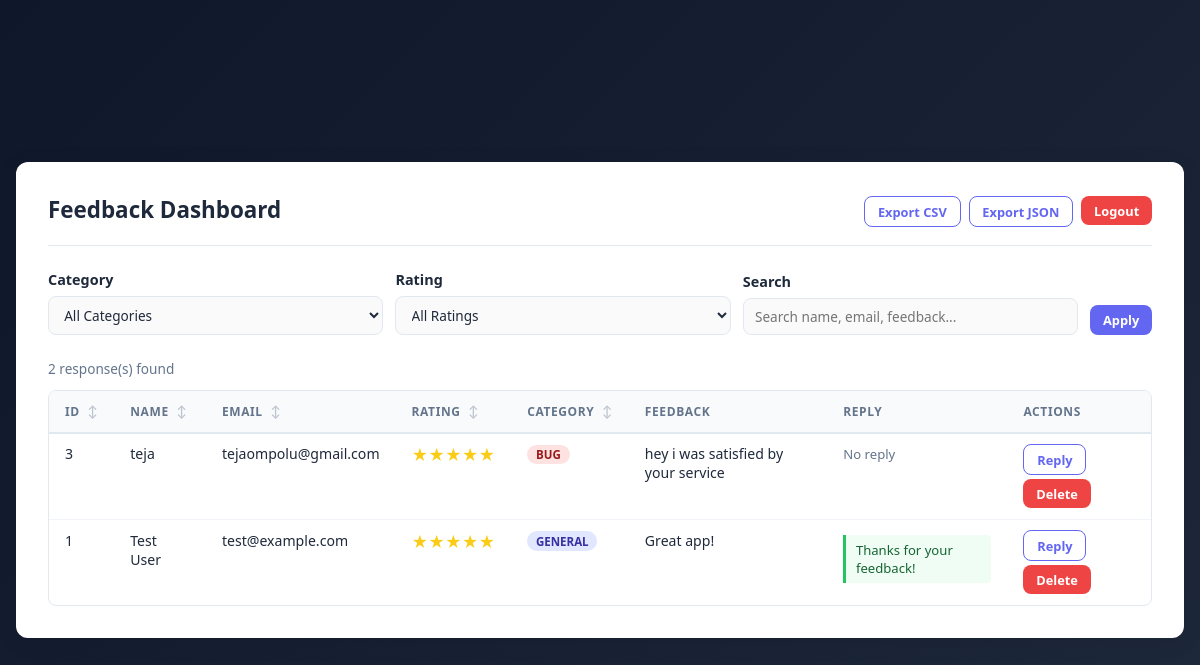
Screenshot of /admin/dashboard (signed in) with the database file from the repository.
### tables this page shows
CREATE TABLE feedback (
            id INTEGER PRIMARY KEY AUTOINCREMENT,
            name TEXT NOT NULL,
            email TEXT NOT NULL,
            rating INTEGER NOT NULL CHECK(rating >= 1 AND rating <= 5),
            feedback_text TEXT NOT NULL,
            category TEXT NOT NULL DEFAULT 'general',
            reply TEXT DEFAULT NULL,
            created_at TIMESTAMP DEFAULT CURRENT_TIMESTAMP
        );

### app.py (the view)
@app.route("/admin/dashboard")
@login_required
def admin_dashboard():
    page = request.args.get("page", 1, type=int)
    per_page = request.args.get("per_page", 20, type=int)
    sort_by = request.args.get("sort_by", "created_at")
    sort_order = request.args.get("sort_order", "DESC")
    category = request.args.get("category", "all")
    rating = request.args.get("rating", "all")
    search = request.args.get("search", "").strip()
    if page < 1:
        page = 1
    if per_page not in (10, 20, 50, 100):
        per_page = 20
    feedbacks, total = database.get_all_feedback(
        sort_by=sort_by,
        sort_order=sort_order,
        category=category,
        rating=rating,
        search=search if search else None,
        page=page,
        per_page=per_page,
    )
    total_pages = max(1, (total + per_page - 1) // per_page)
    if page > total_pages:
        page = total_pages
    star_map = {1: "&#9733;", 2: "&#9733;&#9733;", 3: "&#9733;&#9733;&#9733;", 4: "&#9733;&#9733;&#9733;&#9733;", 5: "&#9733;&#9733;&#9733;&#9733;&#9733;"}
    return render_template(
        "admin_dashboard.html",
        feedbacks=[dict(r) for r in feedbacks],
        total=total,
        page=page,
        per_page=per_page,
        total_pages=total_pages,
        sort_by=sort_by,
        sort_order=sort_order,
        category=category,
        rating=rating,
        search=search,
        star_map=star_map,
    )

### app.py (called while the page is built, shortened)
@app.before_request
def before_request():
    database.get_db()

@app.teardown_appcontext
def teardown_db(exception):
    database.close_db(exception)

def login_required(f):
    @functools.wraps(f)
    def decorated(*args, **kwargs):
        if not session.get("admin_logged_in"):
            return redirect(url_for("admin_login"))
        return f(*args, **kwargs)
    return decorated

### database.py (called while the page is built)
def get_db():
    if not hasattr(_thread_local, "connection") or _thread_local.connection is None:
        conn = sqlite3.connect(
            config.DATABASE_PATH,
            timeout=5,
            check_same_thread=False,
        )
        conn.row_factory = sqlite3.Row
        conn.execute("PRAGMA foreign_keys = ON")
        _thread_local.connection = conn
    return _thread_local.connection

### templates/admin_dashboard.html (shortened to what this page needs)
<!DOCTYPE html>
<html lang="en">
<head>
    <link rel="stylesheet" href="{{ url_for('static', filename='css/style.css') }}">
</head>
<body>
    <div id="admin-dashboard" class="card card-wide">
        <div class="admin-header">
            <h1>Feedback Dashboard</h1>
            <div class="header-actions">
                <a href="{{ url_for('export_csv') }}" class="btn btn-secondary btn-sm">Export CSV</a>
                <a href="{{ url_for('export_json') }}" class="btn btn-secondary btn-sm">Export JSON</a>
                <form id="logout-form" action="{{ url_for('admin_logout') }}" method="POST">
                    <button type="submit" class="btn btn-danger btn-sm">Logout</button>
                </form>
            </div>
        </div>
        <div class="filter-bar">
            <div class="form-group">
                <label>Category</label>
                <select id="filter-category">
                    <option value="all" {% if category == 'all' %}selected{% endif %}>All Categories</option>
                </select>
            </div>
            <div class="form-group">
                <label>Rating</label>
                <select id="filter-rating">
                    <option value="all" {% if rating == 'all' %}selected{% endif %}>All Ratings</option>
                </select>
            </div>
            <div class="form-group">
                <label>Search</label>
                <input type="text" id="filter-search" placeholder="Search name, email, feedback..." value="{{ search or '' }}">
            </div>
            <button class="btn btn-primary btn-sm" id="apply-filters" style="align-self: flex-end;">Apply</button>
        </div>
        {% if total > 0 %}
        <p style="font-size: 0.85rem; color: var(--text-light); margin-bottom: 0.75rem;">{{ total }} response(s) found</p>
        <div class="table-wrapper">
            <table id="feedback-table">
                <thead>
                    <tr>
                        <th data-sort="id">ID <span class="sort-indicator">{% if sort_by == 'id' %}{{ '↓' if sort_order == 'ASC' else '↑' }}{% else %}↕{% endif %}</span></th>
                        <th data-sort="name">Name <span class="sort-indicator">{% if sort_by == 'name' %}{{ '↓' if sort_order == 'ASC' else '↑' }}{% else %}↕{% endif %}</span></th>
                        <th data-sort="email">Email <span class="sort-indicator">{% if sort_by == 'email' %}{{ '↓' if sort_order == 'ASC' else '↑' }}{% else %}↕{% endif %}</span></th>
                        <th data-sort="rating">Rating <span class="sort-indicator">{% if sort_by == 'rating' %}{{ '↓' if sort_order == 'ASC' else '↑' }}{% else %}↕{% endif %}</span></th>
                        <th data-sort="category">Category <span class="sort-indicator">{% if sort_by == 'category' %}{{ '↓' if sort_order == 'ASC' else '↑' }}{% else %}↕{% endif %}</span></th>
                        <th>Feedback</th>
                        <th>Reply</th>
                        <th>Actions</th>
                    </tr>
                </thead>
                <tbody>
                    {% for f in feedbacks %}
                    <tr>
                        <td>{{ f.id }}</td>
                        <td>{{ f.name }}</td>
                        <td>{{ f.email }}</td>
                        <td class="stars">
                            {% for i in range(f.rating) %}★{% endfor %}{% for i in range(5 - f.rating) %}☆{% endfor %}
                        </td>
                        <td>
                            <span class="badge badge-{{ f.category }}">{{ f.category }}</span>
                        </td>
                        <td class="feedback-text">{{ f.feedback_text }}</td>
                        <td>
                            {% if f.reply %}
                            <div class="reply-existing">{{ f.reply }}</div>
                            {% else %}
                            <span style="color: var(--text-light); font-size: 0.82rem;">No reply</span>
                            {% endif %}
                        </td>
                        <td class="actions">
                            <button class="btn btn-secondary btn-sm reply-btn" data-id="{{ f.id }}">Reply</button>
                            <button class="btn btn-danger btn-sm delete-btn" data-id="{{ f.id }}">Delete</button>
                        </td>
                    </tr>
                    {% endfor %}
                </tbody>
            </table>
        </div>
        {% else %}
        <div class="table-wrapper">
            <p class="empty-state">No feedback responses yet.</p>
        </div>
        {% endif %}
    </div>
</body>
</html>

### static/css/style.css (style rules this page uses)
:root { --primary: #6366f1; --primary-dark: #4f46e5; --primary-light: #818cf8; --bg-gradient-start: #0f172a; --bg-gradient-end: #1e293b; --card-bg: #ffffff; --text: #1e293b; --text-light: #64748b; --border: #e2e8f0; --success: #22c55e; --error: #ef4444; --warning: #f59e0b; --radius: 12px; --shadow: 0 4px 24px rgba(0, 0, 0, 0.08); --shadow-lg: 0 8px 40px rgba(0, 0, 0, 0.12); --transition: all 0.2s ease; --font: 'Segoe UI', system-ui, -apple-system, sans-serif; }
*, *::before, *::after { box-sizing: border-box; margin: 0; padding: 0; }
body { font-family: var(--font); min-height: 100vh; background: linear-gradient(135deg, var(--bg-gradient-start), var(--bg-gradient-end)); color: var(--text); display: flex; flex-direction: column; justify-content: center; align-items: center; padding: 2rem 1rem; }
a { color: var(--primary); text-decoration: none; }
.card { background: var(--card-bg); border-radius: var(--radius); box-shadow: var(--shadow); padding: 2.5rem; width: 100%; max-width: 560px; animation: fadeInUp 0.4s ease; }
.card-wide { max-width: 1200px; padding: 2rem; }
h1 { font-size: 1.75rem; font-weight: 700; margin-bottom: 0.25rem; color: var(--text); }
.form-group { margin-bottom: 1.25rem; }
label { display: block; font-weight: 600; margin-bottom: 0.4rem; font-size: 0.9rem; color: var(--text); }
input[type="text"], input[type="email"], input[type="password"], select, textarea { width: 100%; padding: 0.65rem 0.85rem; border: 1.5px solid var(--border); border-radius: 8px; font-size: 0.95rem; font-family: var(--font); color: var(--text); transition: var(--transition); background: #fafafa; }
.btn { display: inline-flex; align-items: center; gap: 6px; padding: 0.65rem 1.4rem; font-size: 0.95rem; font-weight: 600; font-family: var(--font); border: none; border-radius: 8px; cursor: pointer; transition: var(--transition); text-decoration: none; }
.btn-primary { background: var(--primary); color: #fff; }
.btn-secondary { background: transparent; color: var(--primary); border: 1.5px solid var(--primary); }
.btn-danger { background: var(--error); color: #fff; padding: 0.35rem 0.8rem; font-size: 0.8rem; }
.btn-sm { padding: 0.35rem 0.8rem; font-size: 0.8rem; }
.admin-header { display: flex; justify-content: space-between; align-items: center; flex-wrap: wrap; gap: 1rem; margin-bottom: 1.5rem; padding-bottom: 1rem; border-bottom: 1px solid var(--border); }
.admin-header h1 { font-size: 1.4rem; }
.header-actions { display: flex; gap: 0.5rem; flex-wrap: wrap; }
.filter-bar { display: flex; gap: 0.75rem; flex-wrap: wrap; margin-bottom: 1.5rem; align-items: flex-end; }
.filter-bar .form-group { margin-bottom: 0; flex: 1; min-width: 140px; }
.filter-bar select, .filter-bar input { font-size: 0.85rem; padding: 0.5rem 0.7rem; }
.table-wrapper { overflow-x: auto; border-radius: 8px; border: 1px solid var(--border); }
table { width: 100%; border-collapse: collapse; font-size: 0.88rem; }
thead { background: #f8fafc; }
th { padding: 0.75rem 1rem; text-align: left; font-weight: 600; color: var(--text-light); text-transform: uppercase; font-size: 0.75rem; letter-spacing: 0.05em; border-bottom: 2px solid var(--border); white-space: nowrap; cursor: pointer; user-select: none; position: relative; }
th .sort-indicator { margin-left: 4px; opacity: 0.4; }
td { padding: 0.65rem 1rem; border-bottom: 1px solid #f1f5f9; vertical-align: top; }
tr:last-child td { border-bottom: none; }
td.stars { color: #facc15; font-size: 1rem; white-space: nowrap; }
td.feedback-text { max-width: 250px; overflow: hidden; text-overflow: ellipsis; }
td.actions { white-space: nowrap; display: flex; gap: 4px; flex-wrap: wrap; }
.reply-existing { background: #f0fdf4; border-left: 3px solid var(--success); padding: 0.35rem 0.6rem; margin-top: 0.3rem; font-size: 0.82rem; border-radius: 0 4px 4px 0; color: #166534; }
.badge { display: inline-block; padding: 0.15rem 0.55rem; border-radius: 999px; font-size: 0.72rem; font-weight: 600; text-transform: uppercase; }
.badge-general { background: #e0e7ff; color: #3730a3; }
.badge-bug { background: #fee2e2; color: #991b1b; }

### rows the page displays
feedback: id "3", name "teja", email "tejaompolu@gmail.com", rating 5 (drawn), category "BUG", feedback_text "hey i was satisfied by your service", shows "No reply"
feedback: id "1", name "Test User", email "test@example.com", rating 5 (drawn), category "GENERAL", feedback_text "Great app!", reply "Thanks for your feedback!"

### other values shown
{{ total }} "2"
